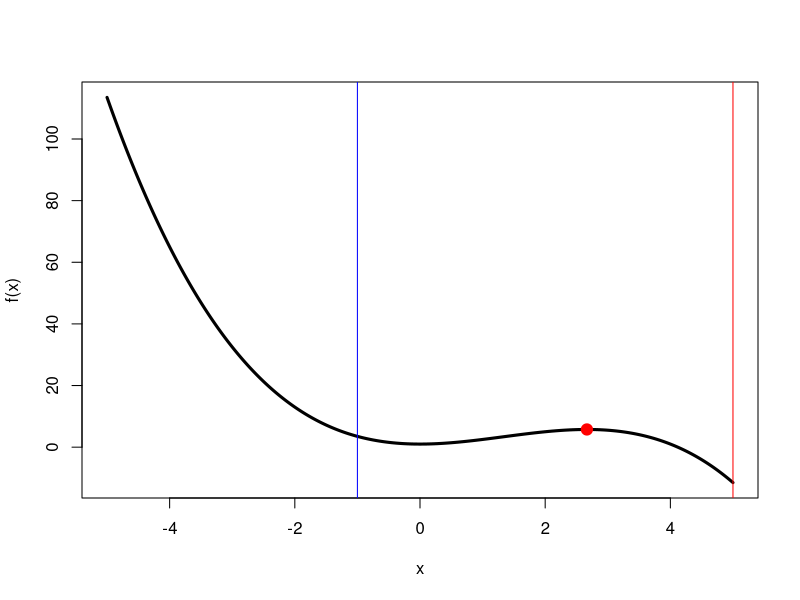

The R source for this figure:
# Function that uses gradient ascent to maximize the function f(x) with
# first derivative function (gradient) fprime = f'(x)
gradDescentOpt <- function(f, fprime, x0, learnrate = 0.01, tol = 10^-8, maxiter = 1000){
  iter = 0        # counter for the iterations
  xopt = x0       # start at the initial value x0
  while (abs(fprime(xopt)) > tol && iter < maxiter){
    xopt = xopt + learnrate * fprime(xopt)
    iter = iter + 1
  }
  return(xopt)
} 

f <- function(x){1 + 2*x^2 - 0.5*x^3}
fprime = function(x){4*x - 1.5*x^2}

# Plot the function to see things visually
xgrid = seq(-5, 5, length = 1000)
plot(xgrid, f(xgrid), type = "l", lwd = 3, xlab = "x", ylab = "f(x)")

# Run gradient asscent with initial value x0 = 5
x0 = 5
learnrate = 0.1
xopt = gradDescentOpt(f, fprime, x0, learnrate = learnrate)
message(paste("With initial value x0 = ", x0, " the optimum is at x = ", xopt))
abline(v = x0, col = "red")
points(xopt, f(xopt), pch = 19, cex = 1.5, col = "red")

# Run gradient asscent with initial value x0 = -1
x0 = -1
learnrate = 0.1
xopt = gradDescentOpt(f, fprime, x0, learnrate = learnrate)
message(paste("With initial value x0 = ", x0, " the optimum is at x = ", xopt))
abline(v = x0, col = "blue")
points(xopt, f(xopt), pch = 19, cex = 1.5, col = "blue")
